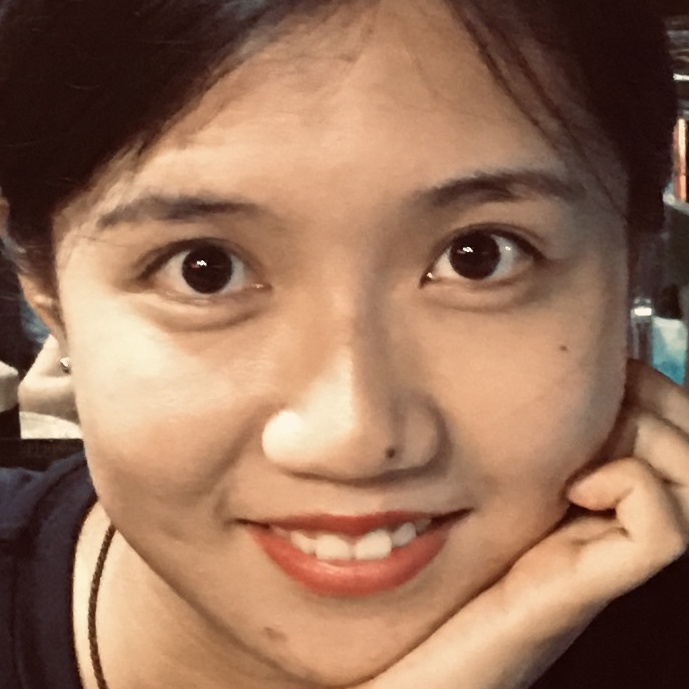
#> input picture resources/wyf.jpg, 689 x 689 px
$ python edit_image.py
#> lines starting #> are read from the running program, lines starting #| are printed output that depends on the picture; after the words box and inside, x2 and y2 are one past the last pixel; in counts of white or black regions, pixels touching at a corner belong together
import cv2
import numpy as np

img = cv2.imread("./resources/wyf.jpg")
#> img is the input picture: shape (689, 689, 3); mean B, G, R 89.8, 113.7, 152.2

# convert colorful image to gray image
imgGary = cv2.cvtColor(img,cv2.COLOR_BGR2GRAY)
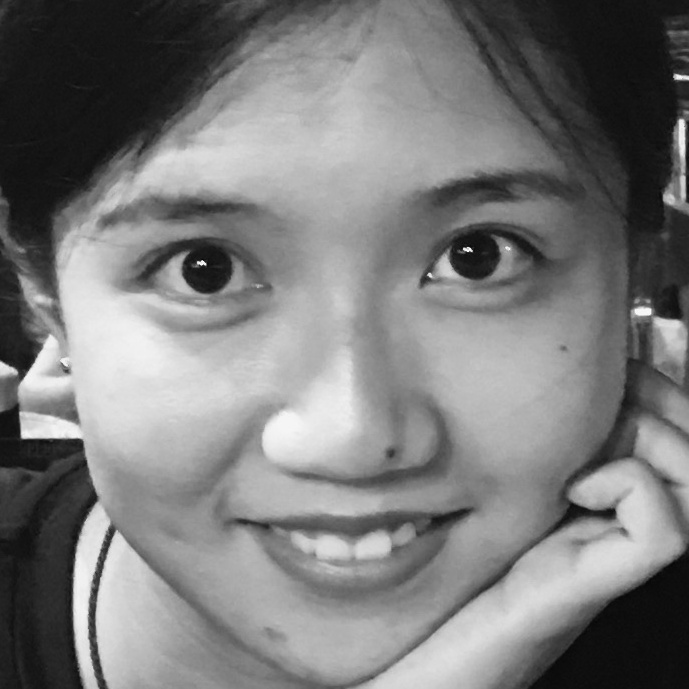
#> imgGary: shape (689, 689); min 4, max 250, mean 122.5

# blur/mohu image
imgBlur = cv2.GaussianBlur(imgGary,(7,7),0)

# canny/goule image
# lower threshold for more detailed canny
imgCanny1 = cv2.Canny(img,100,100)
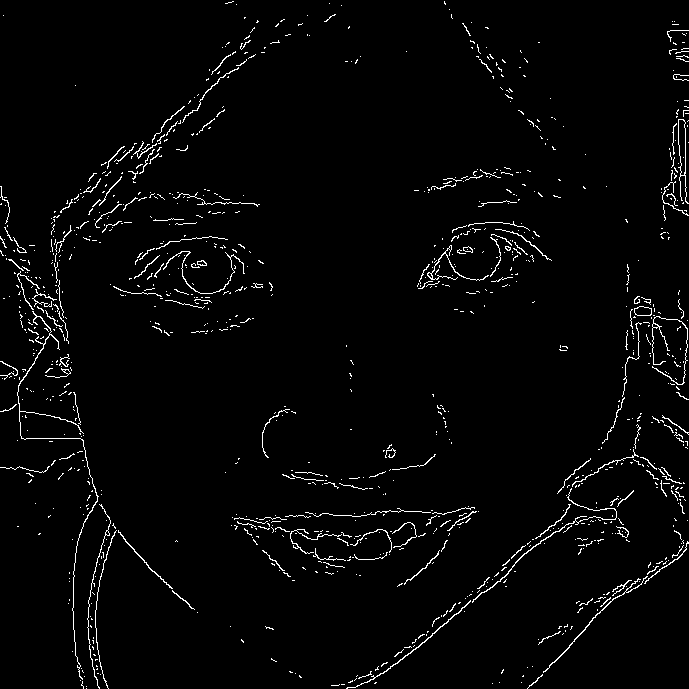
#> imgCanny1: shape (689, 689); 2.5% white in thin lines or dots
imgCanny2 = cv2.Canny(img,150,200)
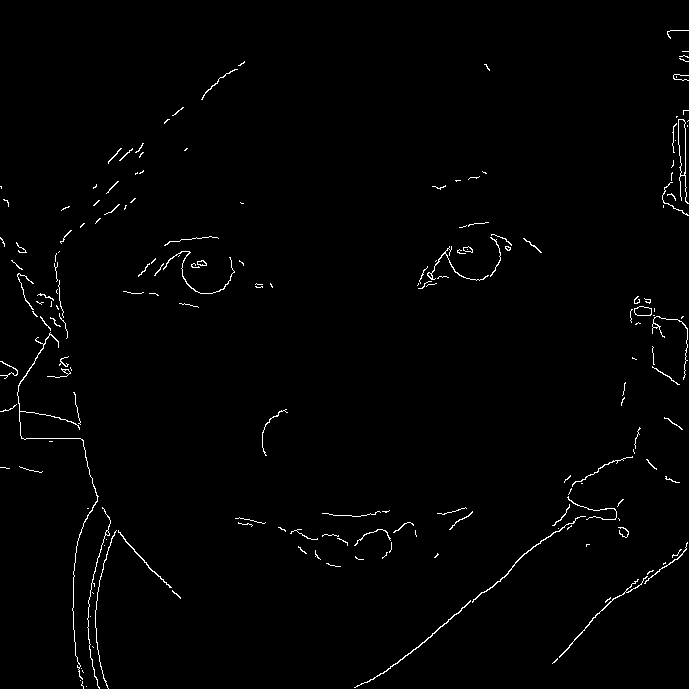
#> imgCanny2: shape (689, 689); 1.1% white in thin lines or dots

# dilate/pengzhang image
# specify the kernel matrix for dilation, a 5x5 identity matrix
kernel = np.ones((5,5),np.uint8)
imgDilation = cv2.dilate(imgCanny1,kernel,iterations=1)
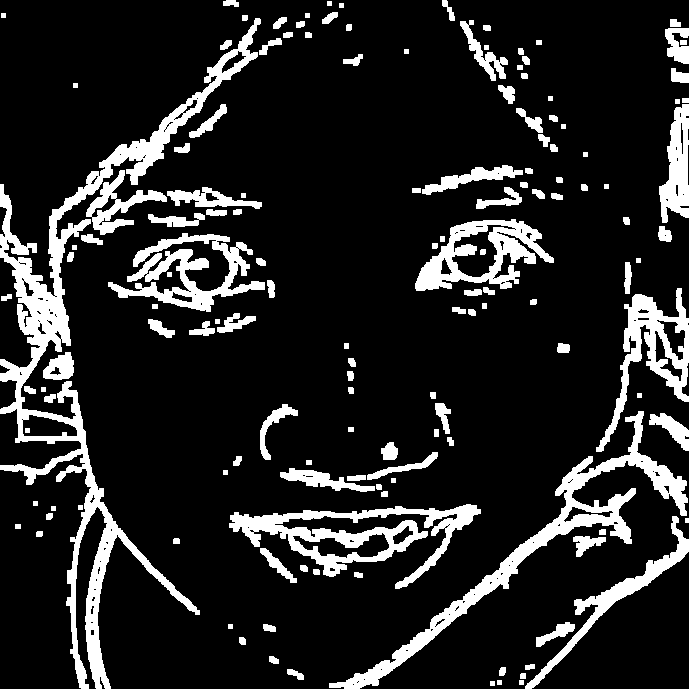
#> imgDilation: shape (689, 689); 14.4% white; 145 white regions, largest, box (x1, y1, x2, y2) and area: (0, 18, 261, 689) 17648, (329, 411, 688, 689) 8248, (229, 504, 481, 589) 6336

# erode/qinshi image
imgEroded = cv2.erode(imgDilation,kernel,iterations=1)
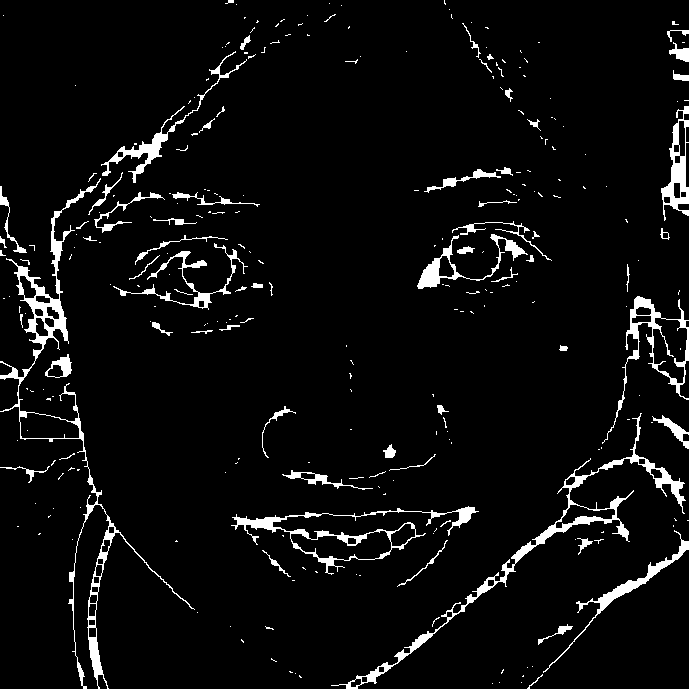
#> imgEroded: shape (689, 689); 4.9% white; 275 white regions (210 under 20 px), largest, box (x1, y1, x2, y2) and area: (0, 178, 195, 689) 4471, (331, 413, 686, 689) 3415, (231, 506, 479, 575) 2055

# [5 lines of commented-out code are left out]
cv2.imshow("imgEroded",imgEroded)

while True:
    if cv2.waitKey(1) & 0xFF == ord('q'):
#> (key q is pressed here)
        break
